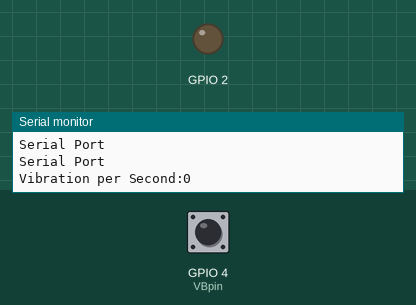
Simulated run of this program. Board: ESP32. On the bench: output pins drawn as LEDs (lit = HIGH), the last lines printed to the serial monitor. The inputs (shaded band) are chosen by the test bench; at power-on: GPIO 4 (VBpin) HIGH.

Above: at 4.8 s.
4.9 s: GPIO 4 (VBpin) pulsed LOW 5 times (0.12 s each, 0.3 s apart)
At 6.9 s:
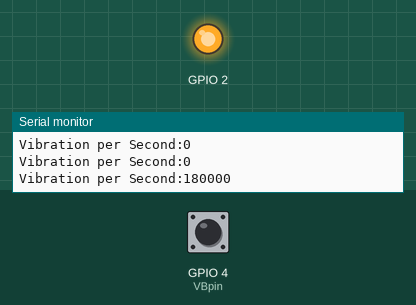
Timing chart, 0 to 8.6 s (numbered marks = the images above; inputs shaded):
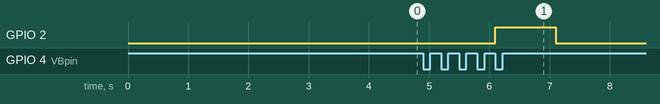

Measured:
- after the input at 4.9 s, GPIO 2: LOW → HIGH after 1.2 s, → LOW 1.0 s later

The program:

main.cpp
```cpp
#include <Arduino.h>
#include <elapsedMillis.h>

elapsedMillis SendTime_Sec;
unsigned long SendTime_Sec_Interval = 1000;

#define VBpin 4
/**/
void setup()
{
  // put your setup code here, to run once:
  pinMode(VBpin, INPUT_PULLUP);
  pinMode(2, OUTPUT);
  Serial.begin(115200);
}
/**/
long data;
void loop()
{
  // put your main code here, to run repeatedly:
  delay(3000);
  Serial.println("Serial Port");
  Serial.println("Serial Port");
  Serial.println("Serial Port");
  Serial.println("Serial Port");
  while (1)
  {
    /* code */
    data = pulseIn(VBpin, HIGH);
    if (SendTime_Sec >= SendTime_Sec_Interval)
    {
      SendTime_Sec = 0;
      if (data >= 25000)
      {
        digitalWrite(2, HIGH);
        Serial.print("Vibration per Second:");
        Serial.println(data);
      }
      else
      {
        digitalWrite(2, LOW);
        Serial.println("Vibration per Second:0");
      }
    }
  }
}
/**/
```
